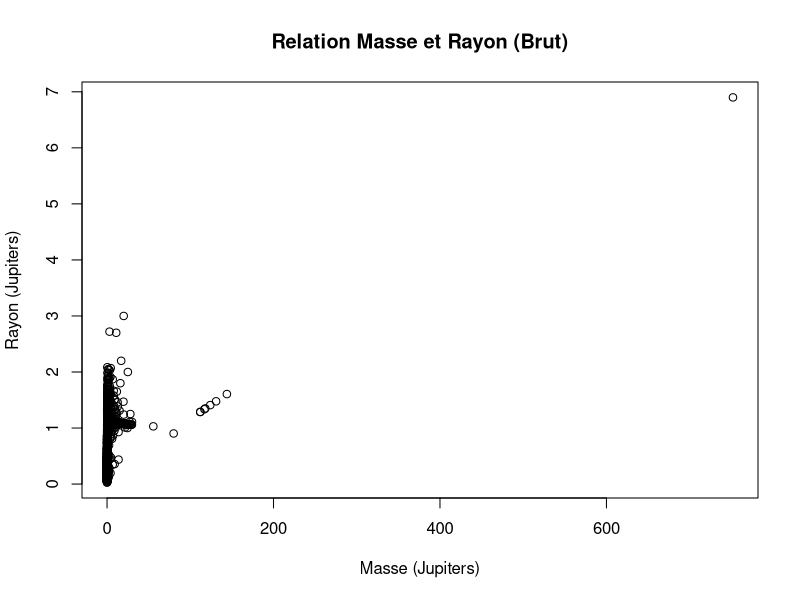

R code for this plot:

tab <- read.csv("data_planetes.csv", header=TRUE, stringsAsFactors=FALSE)

#----------------------quanti quanti--------------------------
#-------------------------------------------------------------

# On enlève les valeurs nulles ou négatives pour le log
tab_clean <- subset(tab, mass_jup > 0 & rayon_jup > 0)

# 2. Tracer le nuage de points (Données brutes)
plot(tab_clean$mass_jup, tab_clean$rayon_jup,
     main = "Relation Masse et Rayon (Brut)",
     xlab = "Masse (Jupiters)", 
     ylab = "Rayon (Jupiters)")
# Constat : On voit une courbe, pas une droite. Le modèle linéaire simple ne marchera pas.

# 3. Calculer la corrélation linéaire brute
cor(tab_clean$mass_jup, tab_clean$rayon_jup) 
# 0.32 éclaté

# --- PASSAGE AUX LOGARITHMES (Comme Exo 4, étape 6) ---

# 4. Transformation des variables
u = log(tab_clean$mass_jup)   
v = log(tab_clean$rayon_jup)  

# 5. Corrélation sur les logs
cor(u, v) 
# 0.92 forte corrélation positive

# 6. Modèle de régression sur les logs (Comme Exo 4, étape 7)
mod2 = lm(v ~ u)

# Afficher les coefficients
mod2$coefficients 
# D'après vos résultats : 
# (Intercept) = -0.1535
# u (pente)   = 0.3604
# Equation : log(Rayon) = 0.3604 * log(Masse) - 0.1535

# 7. Validation du modèle
summary(mod2) 
# Multiple R-squared = 0.857
# 85.7% de la variabilité du rayon est expliquée par la masse.
# On valide le modèle (> 80%).


# Prévision pour une masse de 1 Jupiter (X = 1)
u1 = log(1) # log(1) vaut 0

# Calcul de v1 (log du rayon prévu)
# v1 = pente * u1 + ordonnée_à_l_origine
v1 = mod2$coefficients[2] * u1 + mod2$coefficients[1]

# Retour à la variable d'origine (exponentielle)
y1 = exp(v1)

y1 
#  0.8577 > 80 le modele est validé


#ccl 
#Nous observons une corrélation positive : les planètes plus massives sont plus volumineuses.
#Cependant, la pente faible (0.36) indique un effet de compression. 
#Une planète gazeuse très massive ne devient pas énormément plus grande, 
#elle devient surtout plus dense car sa propre gravité la compresse sur elle-même.
#Nous observons une corrélation positive : les planètes plus massives sont plus volumineuses. 
#, la pente faible (0.36) indique un effet de compression. Une planète gazeuse très massive 
#ne devient pas énormément plus grande, elle devient surtout plus dense car sa propre gravité 
#la compresse sur elle-même.

